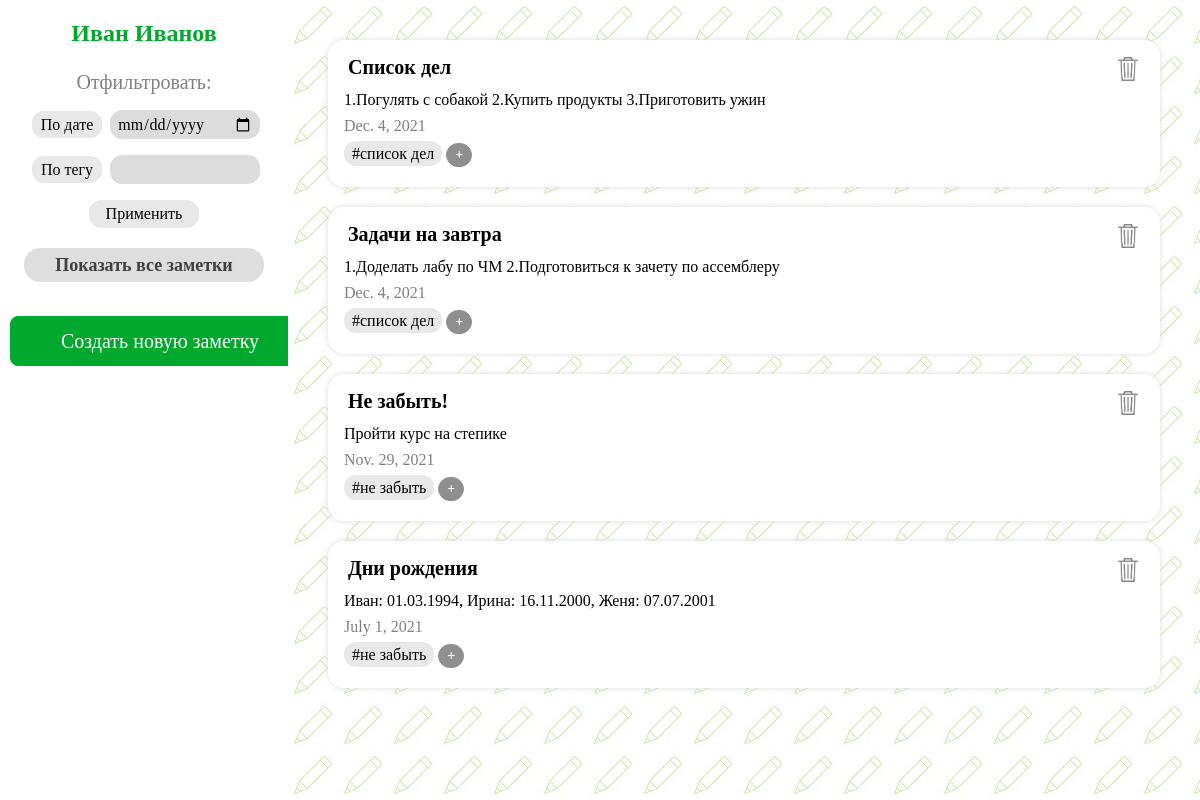
Before: /evernote/main with the older database file.
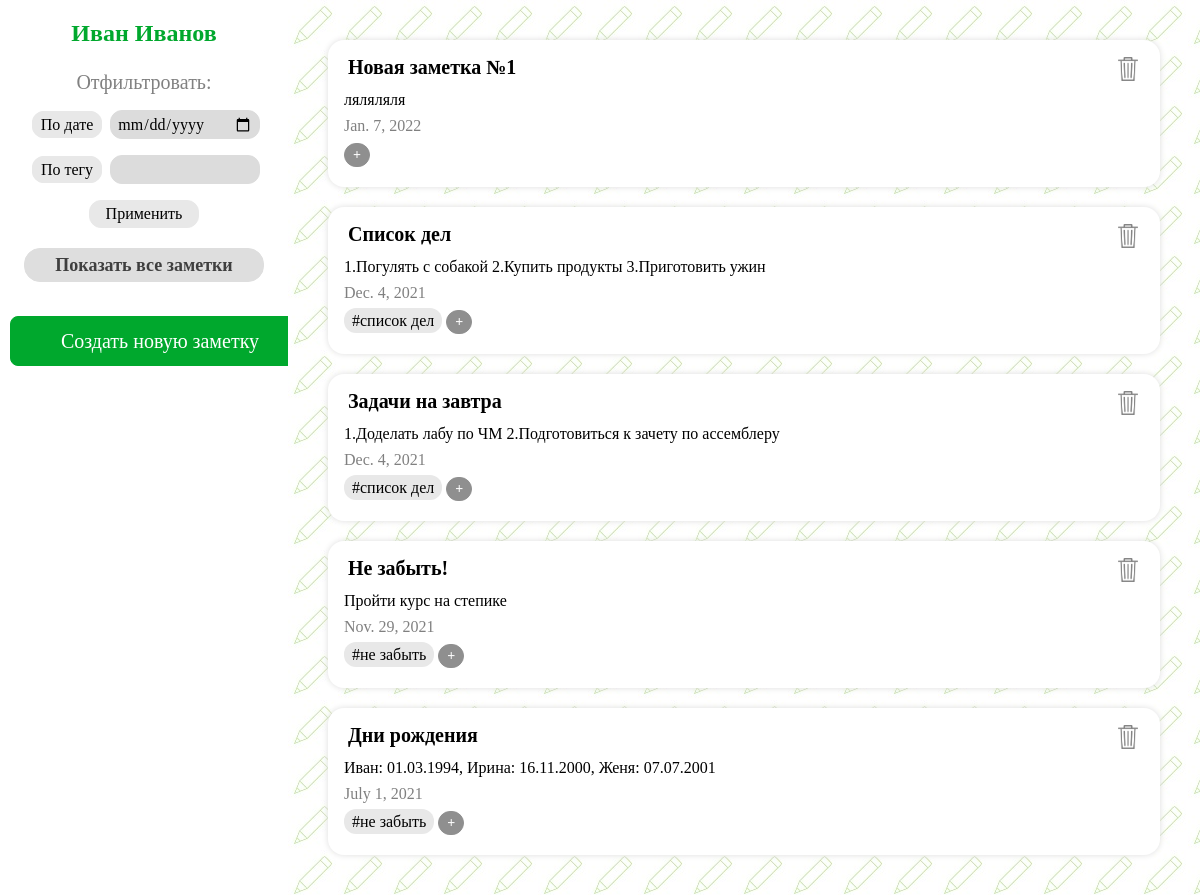
After: the same page with the newer database file.
### evernote/models.py (models this page shows, shortened)
class Note(models.Model):
    person = models.ForeignKey(User, on_delete=models.SET_NULL, null=True)
    name = models.CharField(max_length=45, null=False)
    date = models.DateField(auto_now=True, null=False)
    text = models.TextField(null=True)

class NoteHasTag(models.Model):
    note = models.ForeignKey(Note, on_delete=models.CASCADE, null=False)
    tag = models.ForeignKey(Tag, on_delete=models.CASCADE, null=False)

class Tag(models.Model):
    name = models.CharField(max_length=45, null=False, unique=False)

### evernote/views.py (the view)
# urls.py: path('evernote/main', views.show_main, name='main_page'),
def show_main(request):
    notes = Note.objects.all().order_by('-date')
    tags = Tag.objects.all()
    note_has_tag = NoteHasTag.objects.all()
    data = {'notes': notes, 'tags': tags, 'note_has_tag': note_has_tag}
    if request.method == 'POST':
        filter_form = FilterForm(request.POST)
        if filter_form.is_valid():
            if filter_form.cleaned_data['date'] is not None:
                notes = notes.filter(date=filter_form.cleaned_data['date'])
            if filter_form.cleaned_data['tag'] != '':
                notes = notes.filter(notehastag__tag__name=filter_form.cleaned_data['tag'])
            data['notes'] = notes
    else:
        filter_form = FilterForm()
    data['filter_form'] = filter_form
    return render(request, 'evernote/main.html', data)

### evernote/forms.py
class FilterForm(forms.Form):
    date = forms.DateField(widget=forms.DateInput(attrs={'type': 'date', 'class': 'filterForms'}), required=False,
                           label='По дате')
    tag = forms.CharField(widget=forms.TextInput(attrs={'class': 'filterForms'}), max_length=45, required=False,
                          label='По тегу')

### evernote/templates/evernote/main.html (shortened to what this page needs)
{% load static %}
<!DOCTYPE html>
<html lang="ru">
<head>
    <link rel="stylesheet" href="{% static 'evernote/css/style3.css' %}">
</head>
<body>
<div class="main">
    <div class="leftBlock">
        <div class="id">
            <p class="username">Иван Иванов</p>
        </div>
        <div class="filter">
            <div class="filter1">
                Отфильтровать:
            </div>
            <form action="{% url 'main_page' %}" method="post">
                <p><label class="filterBy"
                          for="{{ filter_form.date.id_for_label }}">{{ filter_form.date.label }}</label>
                    {{ filter_form.date }}
                </p>
                <p><label class="filterBy"
                          for="{{ filter_form.tag.id_for_label }}">{{ filter_form.tag.label }}</label>
                    {{ filter_form.tag }}
                </p>
                <button type="submit" class="filterButton">Применить</button>
            </form>
            <a href="{% url 'main_page' %}">
                <button class="allNotes">Показать все заметки</button>
            </a>
        </div>
        <div class="addNew">
            <a href="{% url 'add-note_page' %}">
                <button class="addNewNote">Создать новую заметку</button>
            </a>
        </div>
    </div>
    <div class="rightBlock">
        {% for note in notes %}
            <div class="divNote">
                <div class="noteRow">
                    <div class="noteTitle">
                        {{ note.name|capfirst }}
                    </div>
                    <div class="deleteNote1">
                        <a href="main/{{ note.pk }}">
                            <button class="deleteNote">
                                <img src="{% static '/evernote/img/delete.png' %}">
                            </button>
                        </a>
                    </div>
                </div>
                <div class="noteBody">
                    {{ note.text }}
                </div>
                <div class="noteDate">
                    {{ note.date }}
                </div>
                <div class="noteTags">
                    {% for tag in tags %}
                        {% for el in note_has_tag %}
                            {% if note.pk == el.note_id and tag.pk == el.tag_id %}
                                <span class="noteTag">#{{ tag.name }}</span>
                            {% endif %}
                        {% endfor %}
                    {% endfor %}
                    <a href="add-tag/{{ note.pk }}">
                        <button class=" addNewTag">+</button>
                    </a>
                </div>
            </div>
        {% endfor %}
    </div>
</div>
</body>
</html>

Changed rows visible on the page:
added Note: name "Новая заметка №1", text "ляляляля", date "Jan. 7, 2022"
